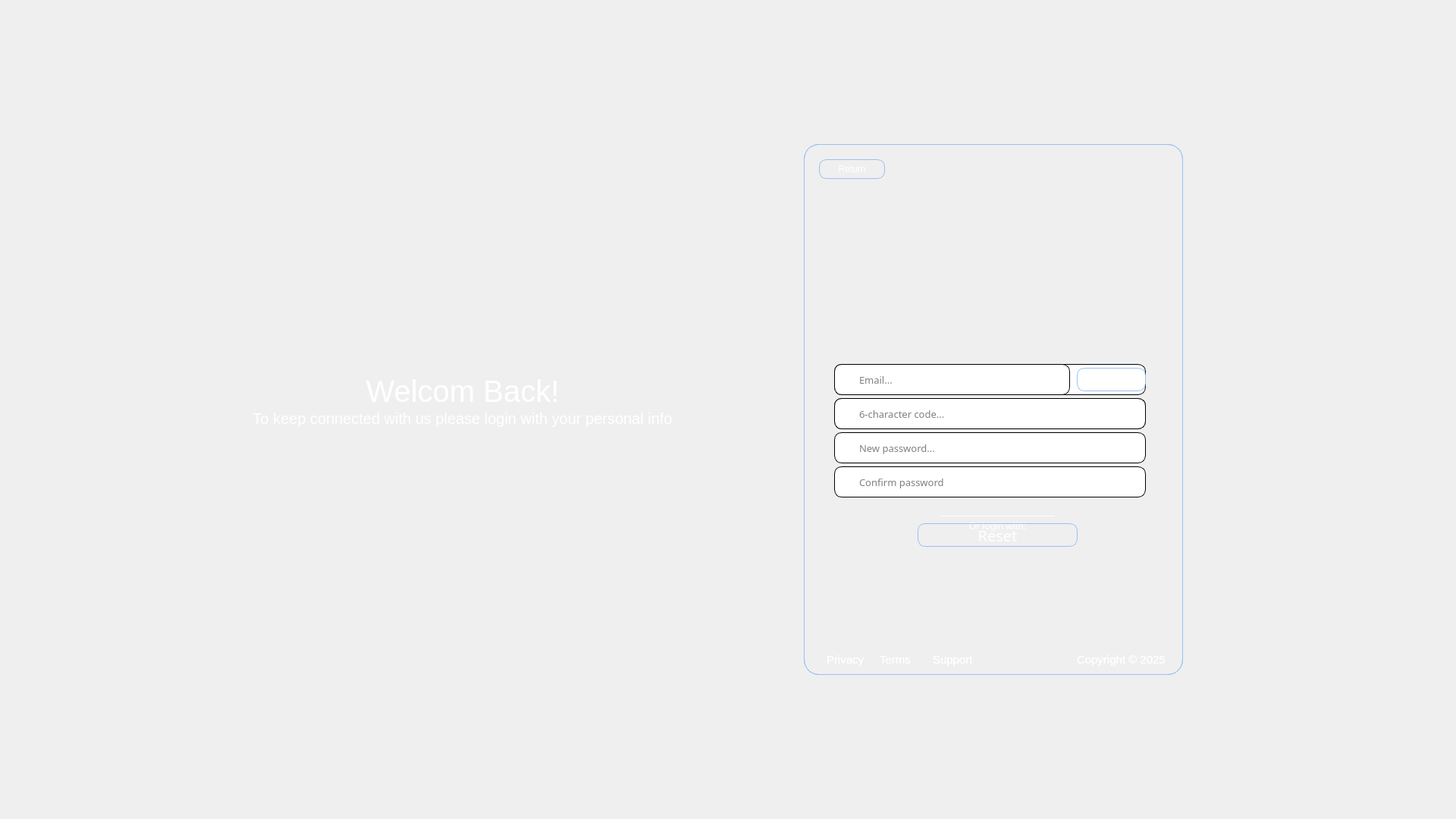
<?xml version="1.0" encoding="UTF-8"?>
<ui version="4.0">
 <class>Login</class>
 <widget class="QMainWindow" name="Login">
  <property name="geometry">
   <rect>
    <x>0</x>
    <y>0</y>
    <width>1920</width>
    <height>1080</height>
   </rect>
  </property>
  <property name="windowTitle">
   <string>MainWindow</string>
  </property>
  <property name="styleSheet">
   <string notr="true">/* Login interface */
QGroupBox {
  border: 1px solid rgb(153, 193, 241);
  border-radius: 20px;
  background-color: qlineargradient(
    spread: pad,
    x1: 0.46798,
    y1: 0,
    x2: 0.483,
    y2: 0.420318,
    stop: 0 rgba(0, 158, 255, 94),
    stop: 1 rgba(0, 0, 0, 0)
  );
}

/* Uername and password lineEdit */
QLineEdit {
	border: 1px solid black;
    border-radius: 10px;
    padding: 5px;
	padding-left: 30px;
}

QLineEdit:focus {
    border: 1px solid rgb(153, 193, 241);  /* Change this to your desired color */
}

/* Target both buttons (of login sub _interface and forget password sub_interface) */
QPushButton {
    border: 1px solid rgb(153, 193, 241);
    border-radius: 10px;
    color: white;
    background-color: transparent;
}

/* Hover effect */
QPushButton:hover {
    background-color: rgba(153, 193, 241, 0.5);
}

/* Pressed effect */
QPushButton:pressed {
    background-color: darkgray;
    border: 1px solid black;
}

QPushButton#hide_show_btn, #hide_show_btn_2 {
	border: 0px solid rgb(153, 193, 241);
    background-color: transparent;
}
</string>
  </property>
  <widget class="QWidget" name="centralwidget">
   <widget class="QGroupBox" name="login">
    <property name="enabled">
     <bool>true</bool>
    </property>
    <property name="geometry">
     <rect>
      <x>1060</x>
      <y>190</y>
      <width>500</width>
      <height>700</height>
     </rect>
    </property>
    <property name="font">
     <font>
      <pointsize>15</pointsize>
      <bold>true</bold>
     </font>
    </property>
    <property name="contextMenuPolicy">
     <enum>Qt::ContextMenuPolicy::PreventContextMenu</enum>
    </property>
    <property name="layoutDirection">
     <enum>Qt::LayoutDirection::LeftToRight</enum>
    </property>
    <property name="autoFillBackground">
     <bool>false</bool>
    </property>
    <property name="styleSheet">
     <string notr="true"/>
    </property>
    <property name="title">
     <string/>
    </property>
    <property name="alignment">
     <set>Qt::AlignmentFlag::AlignCenter</set>
    </property>
    <property name="flat">
     <bool>false</bool>
    </property>
    <property name="checkable">
     <bool>false</bool>
    </property>
    <widget class="QLineEdit" name="username">
     <property name="geometry">
      <rect>
       <x>40</x>
       <y>290</y>
       <width>411</width>
       <height>41</height>
      </rect>
     </property>
     <property name="font">
      <font>
       <family>Fira Code</family>
       <pointsize>10</pointsize>
       <bold>false</bold>
      </font>
     </property>
     <property name="styleSheet">
      <string notr="true"/>
     </property>
     <property name="maxLength">
      <number>45</number>
     </property>
     <property name="placeholderText">
      <string>Username...</string>
     </property>
    </widget>
    <widget class="QLineEdit" name="password">
     <property name="enabled">
      <bool>true</bool>
     </property>
     <property name="geometry">
      <rect>
       <x>40</x>
       <y>335</y>
       <width>411</width>
       <height>41</height>
      </rect>
     </property>
     <property name="font">
      <font>
       <family>Fira Code</family>
       <pointsize>10</pointsize>
       <bold>false</bold>
      </font>
     </property>
     <property name="styleSheet">
      <string notr="true"/>
     </property>
     <property name="maxLength">
      <number>45</number>
     </property>
     <property name="echoMode">
      <enum>QLineEdit::EchoMode::Password</enum>
     </property>
     <property name="placeholderText">
      <string>Password...</string>
     </property>
    </widget>
    <widget class="QLabel" name="f_pwd">
     <property name="geometry">
      <rect>
       <x>40</x>
       <y>380</y>
       <width>111</width>
       <height>21</height>
      </rect>
     </property>
     <property name="font">
      <font>
       <family>Fira Code</family>
       <pointsize>10</pointsize>
       <bold>false</bold>
       <underline>false</underline>
      </font>
     </property>
     <property name="cursor">
      <cursorShape>PointingHandCursor</cursorShape>
     </property>
     <property name="text">
      <string>&lt;html&gt;&lt;head/&gt;&lt;body&gt;&lt;p&gt;&lt;span style=&quot; font-size:10pt; color:#ffffff;&quot;&gt;Forget password?&lt;/span&gt;&lt;/p&gt;&lt;/body&gt;&lt;/html&gt;</string>
     </property>
     <property name="textFormat">
      <enum>Qt::TextFormat::AutoText</enum>
     </property>
    </widget>
    <widget class="QPushButton" name="pushButton">
     <property name="geometry">
      <rect>
       <x>150</x>
       <y>430</y>
       <width>211</width>
       <height>31</height>
      </rect>
     </property>
     <property name="font">
      <font>
       <family>Fira Code</family>
       <pointsize>15</pointsize>
       <bold>false</bold>
      </font>
     </property>
     <property name="cursor">
      <cursorShape>PointingHandCursor</cursorShape>
     </property>
     <property name="contextMenuPolicy">
      <enum>Qt::ContextMenuPolicy::CustomContextMenu</enum>
     </property>
     <property name="styleSheet">
      <string notr="true"/>
     </property>
     <property name="text">
      <string>Login</string>
     </property>
    </widget>
    <widget class="QLabel" name="logo">
     <property name="geometry">
      <rect>
       <x>175</x>
       <y>70</y>
       <width>150</width>
       <height>150</height>
      </rect>
     </property>
     <property name="text">
      <string/>
     </property>
     <property name="pixmap">
      <pixmap>/home/zouari_omar/Documents/Daily/Projects/Astra/doc/imgs/logo.png</pixmap>
     </property>
     <property name="scaledContents">
      <bool>true</bool>
     </property>
     <property name="wordWrap">
      <bool>false</bool>
     </property>
    </widget>
    <widget class="QLabel" name="usr">
     <property name="geometry">
      <rect>
       <x>47</x>
       <y>302</y>
       <width>20</width>
       <height>20</height>
      </rect>
     </property>
     <property name="text">
      <string/>
     </property>
     <property name="pixmap">
      <pixmap>/home/zouari_omar/Documents/Daily/Projects/Astra/project/assets/login imgs/icons8-user.gif</pixmap>
     </property>
     <property name="scaledContents">
      <bool>true</bool>
     </property>
     <property name="wordWrap">
      <bool>false</bool>
     </property>
    </widget>
    <widget class="QLabel" name="lock">
     <property name="geometry">
      <rect>
       <x>47</x>
       <y>345</y>
       <width>20</width>
       <height>20</height>
      </rect>
     </property>
     <property name="text">
      <string/>
     </property>
     <property name="pixmap">
      <pixmap>/home/zouari_omar/Documents/Daily/Projects/Astra/project/assets/login imgs/icons8-lock(1).gif</pixmap>
     </property>
     <property name="scaledContents">
      <bool>true</bool>
     </property>
     <property name="wordWrap">
      <bool>false</bool>
     </property>
    </widget>
    <widget class="QLabel" name="lg">
     <property name="geometry">
      <rect>
       <x>210</x>
       <y>439</y>
       <width>16</width>
       <height>16</height>
      </rect>
     </property>
     <property name="text">
      <string/>
     </property>
     <property name="pixmap">
      <pixmap>/home/zouari_omar/Documents/Daily/Projects/Astra/project/assets/login imgs/login.png</pixmap>
     </property>
     <property name="scaledContents">
      <bool>true</bool>
     </property>
     <property name="wordWrap">
      <bool>false</bool>
     </property>
    </widget>
    <widget class="QLabel" name="sparator">
     <property name="geometry">
      <rect>
       <x>180</x>
       <y>490</y>
       <width>151</width>
       <height>1</height>
      </rect>
     </property>
     <property name="styleSheet">
      <string notr="true">background-color: rgb(255, 255, 255);</string>
     </property>
     <property name="text">
      <string/>
     </property>
    </widget>
    <widget class="QLabel" name="orLogin">
     <property name="geometry">
      <rect>
       <x>180</x>
       <y>494</y>
       <width>151</width>
       <height>20</height>
      </rect>
     </property>
     <property name="font">
      <font>
       <pointsize>10</pointsize>
      </font>
     </property>
     <property name="text">
      <string>&lt;html&gt;&lt;head/&gt;&lt;body&gt;&lt;p align=&quot;center&quot;&gt;&lt;span style=&quot; color:#ffffff;&quot;&gt;Or login with:&lt;/span&gt;&lt;/p&gt;&lt;/body&gt;&lt;/html&gt;</string>
     </property>
    </widget>
    <widget class="QLabel" name="label_4">
     <property name="geometry">
      <rect>
       <x>30</x>
       <y>670</y>
       <width>51</width>
       <height>21</height>
      </rect>
     </property>
     <property name="font">
      <font>
       <pointsize>10</pointsize>
      </font>
     </property>
     <property name="cursor">
      <cursorShape>PointingHandCursor</cursorShape>
     </property>
     <property name="text">
      <string>&lt;html&gt;&lt;head/&gt;&lt;body&gt;&lt;p&gt;&lt;span style=&quot; font-size:11pt; color:#ffffff;&quot;&gt;Privacy&lt;/span&gt;&lt;/p&gt;&lt;/body&gt;&lt;/html&gt;</string>
     </property>
    </widget>
    <widget class="QLabel" name="label_5">
     <property name="geometry">
      <rect>
       <x>100</x>
       <y>670</y>
       <width>51</width>
       <height>21</height>
      </rect>
     </property>
     <property name="font">
      <font>
       <pointsize>10</pointsize>
      </font>
     </property>
     <property name="cursor">
      <cursorShape>PointingHandCursor</cursorShape>
     </property>
     <property name="text">
      <string>&lt;html&gt;&lt;head/&gt;&lt;body&gt;&lt;p&gt;&lt;span style=&quot; font-size:11pt; color:#ffffff;&quot;&gt;Terms&lt;/span&gt;&lt;/p&gt;&lt;/body&gt;&lt;/html&gt;</string>
     </property>
    </widget>
    <widget class="QLabel" name="label_6">
     <property name="geometry">
      <rect>
       <x>170</x>
       <y>670</y>
       <width>61</width>
       <height>21</height>
      </rect>
     </property>
     <property name="font">
      <font>
       <pointsize>10</pointsize>
      </font>
     </property>
     <property name="cursor">
      <cursorShape>PointingHandCursor</cursorShape>
     </property>
     <property name="text">
      <string>&lt;html&gt;&lt;head/&gt;&lt;body&gt;&lt;p&gt;&lt;span style=&quot; font-size:11pt; color:#ffffff;&quot;&gt;Support&lt;/span&gt;&lt;/p&gt;&lt;/body&gt;&lt;/html&gt;</string>
     </property>
    </widget>
    <widget class="QLabel" name="label_7">
     <property name="geometry">
      <rect>
       <x>360</x>
       <y>670</y>
       <width>121</width>
       <height>21</height>
      </rect>
     </property>
     <property name="font">
      <font>
       <pointsize>10</pointsize>
      </font>
     </property>
     <property name="text">
      <string>&lt;html&gt;&lt;head/&gt;&lt;body&gt;&lt;p&gt;&lt;span style=&quot; font-size:11pt; color:#ffffff;&quot;&gt;Copyright © 2025&lt;/span&gt;&lt;/p&gt;&lt;/body&gt;&lt;/html&gt;</string>
     </property>
    </widget>
    <widget class="QLabel" name="faceId">
     <property name="geometry">
      <rect>
       <x>270</x>
       <y>530</y>
       <width>40</width>
       <height>40</height>
      </rect>
     </property>
     <property name="cursor">
      <cursorShape>PointingHandCursor</cursorShape>
     </property>
     <property name="text">
      <string/>
     </property>
     <property name="pixmap">
      <pixmap>/home/zouari_omar/Documents/Daily/Projects/Astra/project/assets/login imgs/faceId.png</pixmap>
     </property>
     <property name="scaledContents">
      <bool>true</bool>
     </property>
    </widget>
    <widget class="QLabel" name="Autho">
     <property name="geometry">
      <rect>
       <x>200</x>
       <y>530</y>
       <width>40</width>
       <height>40</height>
      </rect>
     </property>
     <property name="cursor">
      <cursorShape>PointingHandCursor</cursorShape>
     </property>
     <property name="text">
      <string/>
     </property>
     <property name="pixmap">
      <pixmap>/home/zouari_omar/Documents/Daily/Projects/Astra/project/assets/login imgs/icons8-authentication-50.png</pixmap>
     </property>
     <property name="scaledContents">
      <bool>true</bool>
     </property>
    </widget>
    <widget class="QPushButton" name="hide_show_btn_2">
     <property name="geometry">
      <rect>
       <x>410</x>
       <y>343</y>
       <width>31</width>
       <height>26</height>
      </rect>
     </property>
     <property name="cursor">
      <cursorShape>PointingHandCursor</cursorShape>
     </property>
     <property name="text">
      <string/>
     </property>
     <property name="icon">
      <iconset>
       <normaloff>/home/zouari_omar/Documents/Daily/Projects/Astra/project/assets/login imgs/closedEye.png</normaloff>/home/zouari_omar/Documents/Daily/Projects/Astra/project/assets/login imgs/closedEye.png</iconset>
     </property>
     <property name="iconSize">
      <size>
       <width>20</width>
       <height>20</height>
      </size>
     </property>
    </widget>
    <zorder>lg</zorder>
    <zorder>username</zorder>
    <zorder>password</zorder>
    <zorder>f_pwd</zorder>
    <zorder>logo</zorder>
    <zorder>usr</zorder>
    <zorder>lock</zorder>
    <zorder>pushButton</zorder>
    <zorder>sparator</zorder>
    <zorder>orLogin</zorder>
    <zorder>label_4</zorder>
    <zorder>label_5</zorder>
    <zorder>label_6</zorder>
    <zorder>label_7</zorder>
    <zorder>faceId</zorder>
    <zorder>Autho</zorder>
    <zorder>hide_show_btn_2</zorder>
   </widget>
   <widget class="QLabel" name="bkg">
    <property name="geometry">
     <rect>
      <x>0</x>
      <y>0</y>
      <width>1920</width>
      <height>1080</height>
     </rect>
    </property>
    <property name="text">
     <string/>
    </property>
    <property name="pixmap">
     <pixmap>/home/zouari_omar/Documents/Daily/Projects/Astra/project/assets/login imgs/loginBkg.jpeg</pixmap>
    </property>
   </widget>
   <widget class="QLabel" name="movieAnimation">
    <property name="geometry">
     <rect>
      <x>260</x>
      <y>190</y>
      <width>700</width>
      <height>700</height>
     </rect>
    </property>
    <property name="styleSheet">
     <string notr="true"/>
    </property>
    <property name="text">
     <string/>
    </property>
   </widget>
   <widget class="QLabel" name="label">
    <property name="geometry">
     <rect>
      <x>480</x>
      <y>479</y>
      <width>260</width>
      <height>60</height>
     </rect>
    </property>
    <property name="font">
     <font>
      <family>Cantarell</family>
      <pointsize>30</pointsize>
      <bold>false</bold>
     </font>
    </property>
    <property name="text">
     <string>&lt;html&gt;&lt;head/&gt;&lt;body&gt;&lt;p&gt;&lt;span style=&quot; color:#ffffff;&quot;&gt;Welcom Back!&lt;/span&gt;&lt;/p&gt;&lt;/body&gt;&lt;/html&gt;</string>
    </property>
    <property name="alignment">
     <set>Qt::AlignmentFlag::AlignBottom|Qt::AlignmentFlag::AlignHCenter</set>
    </property>
   </widget>
   <widget class="QLabel" name="label_2">
    <property name="geometry">
     <rect>
      <x>330</x>
      <y>540</y>
      <width>560</width>
      <height>25</height>
     </rect>
    </property>
    <property name="font">
     <font>
      <family>Cantarell</family>
      <pointsize>15</pointsize>
      <bold>false</bold>
     </font>
    </property>
    <property name="text">
     <string>&lt;html&gt;&lt;head/&gt;&lt;body&gt;&lt;p&gt;&lt;span style=&quot; color:#ffffff;&quot;&gt;To keep connected with us please login with your personal info&lt;/span&gt;&lt;/p&gt;&lt;/body&gt;&lt;/html&gt;</string>
    </property>
    <property name="alignment">
     <set>Qt::AlignmentFlag::AlignCenter</set>
    </property>
   </widget>
   <widget class="QGroupBox" name="f_pwd_interface">
    <property name="enabled">
     <bool>true</bool>
    </property>
    <property name="geometry">
     <rect>
      <x>1060</x>
      <y>190</y>
      <width>500</width>
      <height>700</height>
     </rect>
    </property>
    <property name="font">
     <font>
      <pointsize>15</pointsize>
      <bold>true</bold>
     </font>
    </property>
    <property name="contextMenuPolicy">
     <enum>Qt::ContextMenuPolicy::PreventContextMenu</enum>
    </property>
    <property name="layoutDirection">
     <enum>Qt::LayoutDirection::LeftToRight</enum>
    </property>
    <property name="autoFillBackground">
     <bool>false</bool>
    </property>
    <property name="styleSheet">
     <string notr="true"/>
    </property>
    <property name="title">
     <string/>
    </property>
    <property name="alignment">
     <set>Qt::AlignmentFlag::AlignCenter</set>
    </property>
    <property name="flat">
     <bool>false</bool>
    </property>
    <property name="checkable">
     <bool>false</bool>
    </property>
    <widget class="QLineEdit" name="email">
     <property name="geometry">
      <rect>
       <x>40</x>
       <y>290</y>
       <width>311</width>
       <height>41</height>
      </rect>
     </property>
     <property name="font">
      <font>
       <family>Fira Code</family>
       <pointsize>10</pointsize>
       <bold>false</bold>
      </font>
     </property>
     <property name="styleSheet">
      <string notr="true"/>
     </property>
     <property name="maxLength">
      <number>30</number>
     </property>
     <property name="placeholderText">
      <string>Email...</string>
     </property>
    </widget>
    <widget class="QLineEdit" name="charCode">
     <property name="enabled">
      <bool>false</bool>
     </property>
     <property name="geometry">
      <rect>
       <x>40</x>
       <y>335</y>
       <width>411</width>
       <height>41</height>
      </rect>
     </property>
     <property name="font">
      <font>
       <family>Fira Code</family>
       <pointsize>10</pointsize>
       <bold>false</bold>
      </font>
     </property>
     <property name="cursor">
      <cursorShape>IBeamCursor</cursorShape>
     </property>
     <property name="styleSheet">
      <string notr="true"/>
     </property>
     <property name="maxLength">
      <number>6</number>
     </property>
     <property name="echoMode">
      <enum>QLineEdit::EchoMode::Password</enum>
     </property>
     <property name="placeholderText">
      <string>6-character code...</string>
     </property>
    </widget>
    <widget class="QPushButton" name="reset">
     <property name="enabled">
      <bool>false</bool>
     </property>
     <property name="geometry">
      <rect>
       <x>150</x>
       <y>500</y>
       <width>211</width>
       <height>31</height>
      </rect>
     </property>
     <property name="font">
      <font>
       <family>Fira Code</family>
       <pointsize>15</pointsize>
       <bold>false</bold>
      </font>
     </property>
     <property name="cursor">
      <cursorShape>PointingHandCursor</cursorShape>
     </property>
     <property name="contextMenuPolicy">
      <enum>Qt::ContextMenuPolicy::CustomContextMenu</enum>
     </property>
     <property name="styleSheet">
      <string notr="true"/>
     </property>
     <property name="text">
      <string>Reset</string>
     </property>
    </widget>
    <widget class="QLabel" name="logo_2">
     <property name="geometry">
      <rect>
       <x>175</x>
       <y>70</y>
       <width>150</width>
       <height>150</height>
      </rect>
     </property>
     <property name="text">
      <string/>
     </property>
     <property name="pixmap">
      <pixmap>/home/zouari_omar/Documents/Daily/Projects/Astra/doc/imgs/logo.png</pixmap>
     </property>
     <property name="scaledContents">
      <bool>true</bool>
     </property>
     <property name="wordWrap">
      <bool>false</bool>
     </property>
    </widget>
    <widget class="QLabel" name="usr_2">
     <property name="geometry">
      <rect>
       <x>47</x>
       <y>302</y>
       <width>20</width>
       <height>20</height>
      </rect>
     </property>
     <property name="text">
      <string/>
     </property>
     <property name="pixmap">
      <pixmap>/home/zouari_omar/Documents/Daily/Projects/Astra/project/assets/login imgs/icons8-user.gif</pixmap>
     </property>
     <property name="scaledContents">
      <bool>true</bool>
     </property>
     <property name="wordWrap">
      <bool>false</bool>
     </property>
    </widget>
    <widget class="QLabel" name="lock_3">
     <property name="enabled">
      <bool>false</bool>
     </property>
     <property name="geometry">
      <rect>
       <x>47</x>
       <y>345</y>
       <width>20</width>
       <height>20</height>
      </rect>
     </property>
     <property name="cursor">
      <cursorShape>IBeamCursor</cursorShape>
     </property>
     <property name="text">
      <string/>
     </property>
     <property name="pixmap">
      <pixmap>/home/zouari_omar/Documents/Daily/Projects/Astra/project/assets/login imgs/icons8-lock(1).gif</pixmap>
     </property>
     <property name="scaledContents">
      <bool>true</bool>
     </property>
     <property name="wordWrap">
      <bool>false</bool>
     </property>
    </widget>
    <widget class="QLabel" name="lg_2">
     <property name="enabled">
      <bool>false</bool>
     </property>
     <property name="geometry">
      <rect>
       <x>210</x>
       <y>510</y>
       <width>16</width>
       <height>16</height>
      </rect>
     </property>
     <property name="cursor">
      <cursorShape>PointingHandCursor</cursorShape>
     </property>
     <property name="text">
      <string/>
     </property>
     <property name="pixmap">
      <pixmap>/home/zouari_omar/Documents/Daily/Projects/Astra/project/assets/login imgs/login.png</pixmap>
     </property>
     <property name="scaledContents">
      <bool>true</bool>
     </property>
     <property name="wordWrap">
      <bool>false</bool>
     </property>
    </widget>
    <widget class="QLabel" name="label_8">
     <property name="geometry">
      <rect>
       <x>30</x>
       <y>670</y>
       <width>51</width>
       <height>21</height>
      </rect>
     </property>
     <property name="font">
      <font>
       <pointsize>10</pointsize>
      </font>
     </property>
     <property name="cursor">
      <cursorShape>PointingHandCursor</cursorShape>
     </property>
     <property name="text">
      <string>&lt;html&gt;&lt;head/&gt;&lt;body&gt;&lt;p&gt;&lt;span style=&quot; font-size:11pt; color:#ffffff;&quot;&gt;Privacy&lt;/span&gt;&lt;/p&gt;&lt;/body&gt;&lt;/html&gt;</string>
     </property>
    </widget>
    <widget class="QLabel" name="label_9">
     <property name="geometry">
      <rect>
       <x>100</x>
       <y>670</y>
       <width>51</width>
       <height>21</height>
      </rect>
     </property>
     <property name="font">
      <font>
       <pointsize>10</pointsize>
      </font>
     </property>
     <property name="cursor">
      <cursorShape>PointingHandCursor</cursorShape>
     </property>
     <property name="text">
      <string>&lt;html&gt;&lt;head/&gt;&lt;body&gt;&lt;p&gt;&lt;span style=&quot; font-size:11pt; color:#ffffff;&quot;&gt;Terms&lt;/span&gt;&lt;/p&gt;&lt;/body&gt;&lt;/html&gt;</string>
     </property>
    </widget>
    <widget class="QLabel" name="label_10">
     <property name="geometry">
      <rect>
       <x>170</x>
       <y>670</y>
       <width>61</width>
       <height>21</height>
      </rect>
     </property>
     <property name="font">
      <font>
       <pointsize>10</pointsize>
      </font>
     </property>
     <property name="cursor">
      <cursorShape>PointingHandCursor</cursorShape>
     </property>
     <property name="text">
      <string>&lt;html&gt;&lt;head/&gt;&lt;body&gt;&lt;p&gt;&lt;span style=&quot; font-size:11pt; color:#ffffff;&quot;&gt;Support&lt;/span&gt;&lt;/p&gt;&lt;/body&gt;&lt;/html&gt;</string>
     </property>
    </widget>
    <widget class="QLabel" name="label_11">
     <property name="geometry">
      <rect>
       <x>360</x>
       <y>670</y>
       <width>121</width>
       <height>21</height>
      </rect>
     </property>
     <property name="font">
      <font>
       <pointsize>10</pointsize>
      </font>
     </property>
     <property name="text">
      <string>&lt;html&gt;&lt;head/&gt;&lt;body&gt;&lt;p&gt;&lt;span style=&quot; font-size:11pt; color:#ffffff;&quot;&gt;Copyright © 2025&lt;/span&gt;&lt;/p&gt;&lt;/body&gt;&lt;/html&gt;</string>
     </property>
    </widget>
    <widget class="QPushButton" name="returnBtn">
     <property name="geometry">
      <rect>
       <x>20</x>
       <y>20</y>
       <width>87</width>
       <height>26</height>
      </rect>
     </property>
     <property name="text">
      <string>Return</string>
     </property>
     <property name="icon">
      <iconset>
       <normaloff>/home/zouari_omar/Documents/Daily/Projects/Astra/project/assets/login imgs/icons8-return-30.png</normaloff>/home/zouari_omar/Documents/Daily/Projects/Astra/project/assets/login imgs/icons8-return-30.png</iconset>
     </property>
    </widget>
    <widget class="QPushButton" name="sendEmailBtn">
     <property name="geometry">
      <rect>
       <x>360</x>
       <y>295</y>
       <width>91</width>
       <height>31</height>
      </rect>
     </property>
     <property name="cursor">
      <cursorShape>PointingHandCursor</cursorShape>
     </property>
     <property name="text">
      <string/>
     </property>
     <property name="icon">
      <iconset>
       <normaloff>/home/zouari_omar/Documents/Daily/Projects/Astra/project/assets/login imgs/icons8-send-mail-50.png</normaloff>/home/zouari_omar/Documents/Daily/Projects/Astra/project/assets/login imgs/icons8-send-mail-50.png</iconset>
     </property>
     <property name="iconSize">
      <size>
       <width>20</width>
       <height>20</height>
      </size>
     </property>
    </widget>
    <widget class="QPushButton" name="hide_show_btn">
     <property name="enabled">
      <bool>false</bool>
     </property>
     <property name="geometry">
      <rect>
       <x>412</x>
       <y>343</y>
       <width>31</width>
       <height>26</height>
      </rect>
     </property>
     <property name="cursor">
      <cursorShape>PointingHandCursor</cursorShape>
     </property>
     <property name="text">
      <string/>
     </property>
     <property name="icon">
      <iconset>
       <normaloff>/home/zouari_omar/Documents/Daily/Projects/Astra/project/assets/login imgs/closedEye.png</normaloff>/home/zouari_omar/Documents/Daily/Projects/Astra/project/assets/login imgs/closedEye.png</iconset>
     </property>
     <property name="iconSize">
      <size>
       <width>20</width>
       <height>20</height>
      </size>
     </property>
    </widget>
    <widget class="QLineEdit" name="newPassword">
     <property name="enabled">
      <bool>false</bool>
     </property>
     <property name="geometry">
      <rect>
       <x>40</x>
       <y>380</y>
       <width>411</width>
       <height>41</height>
      </rect>
     </property>
     <property name="font">
      <font>
       <family>Fira Code</family>
       <pointsize>10</pointsize>
       <bold>false</bold>
      </font>
     </property>
     <property name="cursor">
      <cursorShape>IBeamCursor</cursorShape>
     </property>
     <property name="styleSheet">
      <string notr="true"/>
     </property>
     <property name="maxLength">
      <number>6</number>
     </property>
     <property name="echoMode">
      <enum>QLineEdit::EchoMode::Password</enum>
     </property>
     <property name="placeholderText">
      <string>New password...</string>
     </property>
    </widget>
    <widget class="QLineEdit" name="confirmPassword">
     <property name="enabled">
      <bool>false</bool>
     </property>
     <property name="geometry">
      <rect>
       <x>40</x>
       <y>425</y>
       <width>411</width>
       <height>41</height>
      </rect>
     </property>
     <property name="font">
      <font>
       <family>Fira Code</family>
       <pointsize>10</pointsize>
       <bold>false</bold>
      </font>
     </property>
     <property name="cursor">
      <cursorShape>IBeamCursor</cursorShape>
     </property>
     <property name="styleSheet">
      <string notr="true"/>
     </property>
     <property name="maxLength">
      <number>6</number>
     </property>
     <property name="echoMode">
      <enum>QLineEdit::EchoMode::Password</enum>
     </property>
     <property name="placeholderText">
      <string>Confirm password</string>
     </property>
    </widget>
    <zorder>lg_2</zorder>
    <zorder>email</zorder>
    <zorder>charCode</zorder>
    <zorder>reset</zorder>
    <zorder>logo_2</zorder>
    <zorder>usr_2</zorder>
    <zorder>lock_3</zorder>
    <zorder>label_8</zorder>
    <zorder>label_9</zorder>
    <zorder>label_10</zorder>
    <zorder>label_11</zorder>
    <zorder>returnBtn</zorder>
    <zorder>sendEmailBtn</zorder>
    <zorder>hide_show_btn</zorder>
    <zorder>newPassword</zorder>
    <zorder>confirmPassword</zorder>
   </widget>
   <zorder>bkg</zorder>
   <zorder>login</zorder>
   <zorder>movieAnimation</zorder>
   <zorder>label</zorder>
   <zorder>label_2</zorder>
   <zorder>f_pwd_interface</zorder>
  </widget>
 </widget>
 <resources/>
 <connections/>
</ui>
